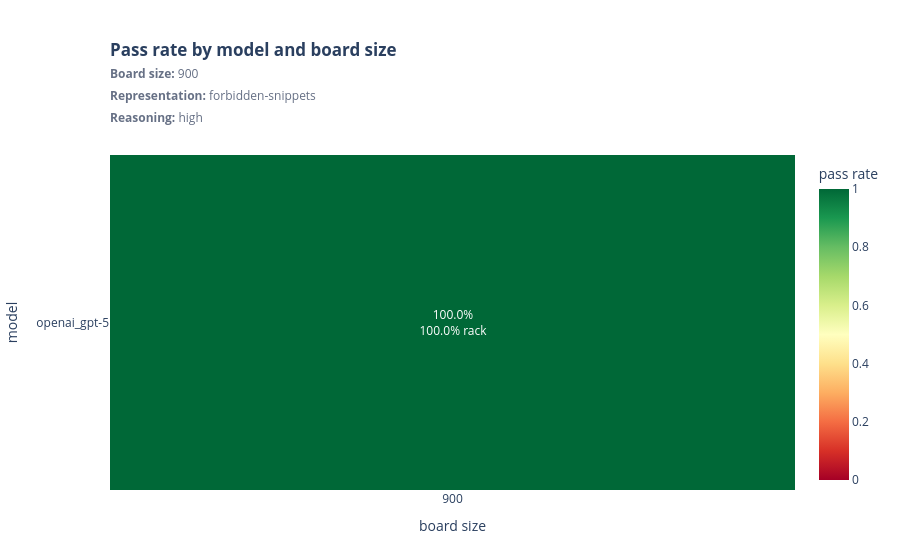

This figure's notebook cell:
### Markdown cell above
## Pass rates

### Code cell
for figure in plot_pass_rate_heatmaps(aggregate):
    display(figure)

### Figure 1 — Plotly figure (JSON) as saved in the notebook; plotly's stock layout.template omitted (floating-point values rounded to 4 significant figures)
{"data": [{"colorbar": {"title": {"text": "pass rate"}}, "colorscale": [[0, "rgb(165,0,38)"], [0.1, "rgb(215,48,39)"], [0.2, "rgb(244,109,67)"], [0.3, "rgb(253,174,97)"], [0.4, "rgb(254,224,139)"], [0.5, "rgb(255,255,191)"], [0.6, "rgb(217,239,139)"], [0.7, "rgb(166,217,106)"], [0.8, "rgb(102,189,99)"], [0.9, "rgb(26,152,80)"], [1, "rgb(0,104,55)"]], "customdata": [[1]], "hovertemplate": "model=%{y}<br>board size=%{x}<br>pass=%{z:.1%}<br>mean rack usage=%{customdata:.1%}<extra></extra>", "text": [["100.0%<br>100.0% rack"]], "texttemplate": "%{text}", "type": "heatmap", "x": ["900"], "y": ["openai_gpt-5"], "z": [[1]], "zmax": 1, "zmin": 0}], "layout": {"legend": {"title": {"text": ""}}, "margin": {"b": 70, "l": 70, "r": 30, "t": 155}, "title": {"text": "<b>Pass rate by model and board size</b><br><span style='font-size:12px;color:#667085'><b>Board size:</b> 900<br><b>Representation:</b> forbidden-snippets<br><b>Reasoning:</b> high</span>", "x": 0, "xanchor": "left", "xref": "paper", "y": 0.9, "yanchor": "top"}, "xaxis": {"title": {"text": "board size"}}, "yaxis": {"title": {"text": "model"}}}}
